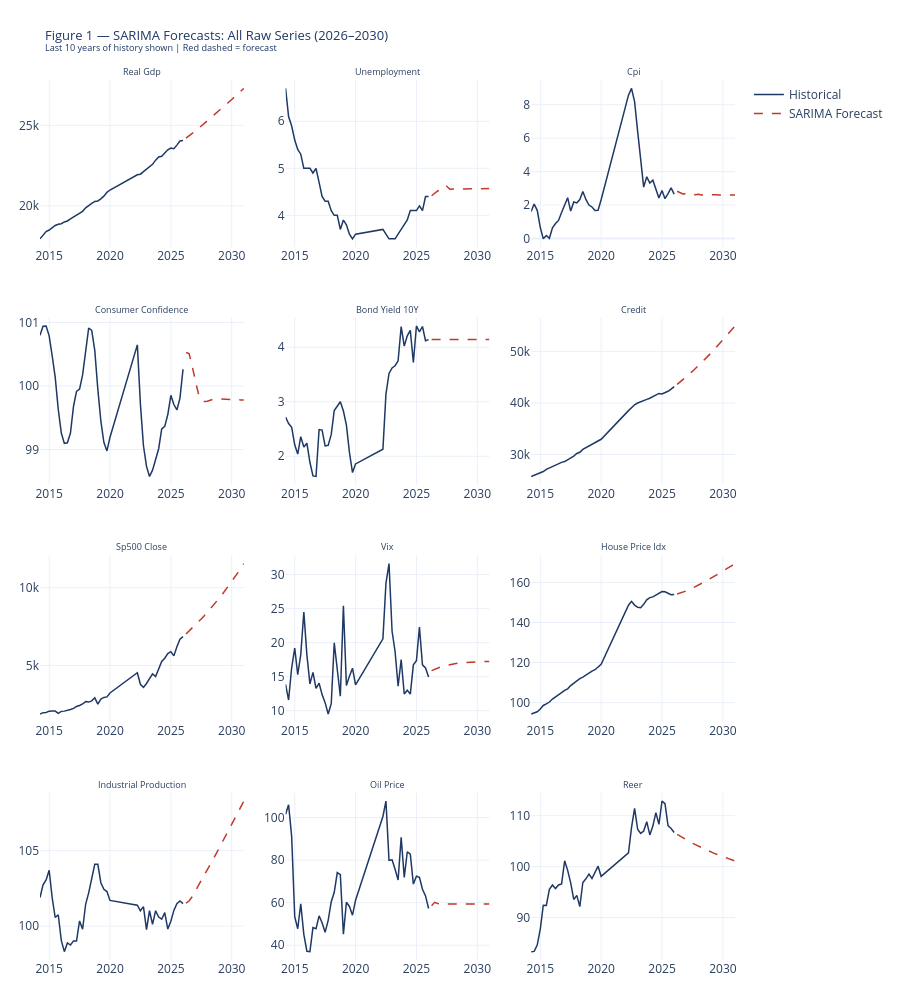

Notebook code cell kept with this figure:
### Markdown cell above
## **3: Derive Transformed Variables**
___
Reconstructs derived variables (YoY growth rates, log returns, first
differences) from the raw SARIMA forecasts. Derived variables require
historical context for the YoY/QoQ calculations — the historical raw series
is concatenated with the forecast period before computing each transformation.

**Why derive rather than forecast directly:**
Forecasting `us_gdp_yoy_growth` directly with SARIMA would treat it as an
independent series, ignoring its definitional relationship with `us_real_gdp`.
Deriving it from the GDP forecast preserves that relationship and ensures
internal consistency between the raw and derived forecasts.

**Output:** Derived variables are appended directly to `forecast_raw` in
memory and passed to Section 4 for assembly into the regressor dataset.

### Code cell
# ── Build forecast date index ─────────────────────────────────────────────────
last_date    = df_hist.index[-1]
forecast_idx = pd.date_range(
    start=last_date + pd.DateOffset(months=3),
    periods=N_PERIODS,
    freq='QE'
)

# ── Assemble raw forecasts ────────────────────────────────────────────────────
forecast_raw = pd.DataFrame(index=forecast_idx)
for col in RAW_TO_FORECAST:
    if col in results:
        # np.asarray() -> positional assignment. Dropping COVID rows kills the
        # index frequency, so the fitted model returns forecasts on an INTEGER
        # index; assigning the raw Series would align on index -> silent all-NaN.
        forecast_raw[col] = np.asarray(results[col]['forecast'])

# ── Reconstruct derived variables ─────────────────────────────────────────────
# Concatenate historical raw series with forecast period so that YoY/QoQ
combined = pd.concat([df_hist[RAW_TO_FORECAST], forecast_raw])

def build_derived(combined, source_col, method, periods, forecast_idx):
    """Compute a derived variable and slice out the forecast period."""
    if method == 'pct_change_yoy':
        return (combined[source_col].pct_change(periods) * 100).loc[forecast_idx]
    elif method == 'pct_change_qoq':
        return (combined[source_col].pct_change(periods) * 100).loc[forecast_idx]
    elif method == 'diff':
        return combined[source_col].diff(periods).loc[forecast_idx]
    elif method == 'log_diff':
        return np.log(combined[source_col]).diff(periods).loc[forecast_idx]
    else:
        raise ValueError(f'Unknown method: {method}')

for out_col, (src_col, method, periods) in DERIVED_VARS.items():
    forecast_raw[out_col] = build_derived(combined, src_col, method, periods, forecast_idx)

# ── Preview derived variables ────────────────────────────────────────────────
print(f'Derived variables constructed: {list(DERIVED_VARS.keys())}')
print(f'forecast_raw shape: {forecast_raw.shape}')
nan_counts = forecast_raw.isna().sum()
nan_cols   = nan_counts[nan_counts > 0]
if len(nan_cols) == 0:
    print('  No NaN values.')
else:
    print(f'  NaN values: {nan_cols.to_dict()}')

# ── Plot: all raw forecasts ───────────────────────────────────────────────────
n_cols = 3
n_rows = int(np.ceil(len(RAW_TO_FORECAST) / n_cols))

fig = make_subplots(
    rows=n_rows, cols=n_cols,
    subplot_titles=[c.replace('us_', '').replace('_', ' ').title()
                    for c in RAW_TO_FORECAST],
    vertical_spacing=0.08, horizontal_spacing=0.06
)

for i, col in enumerate(RAW_TO_FORECAST):
    r, c = i // n_cols + 1, i % n_cols + 1
    hist_series = df_hist[col].dropna()
    fc_vals     = forecast_raw[col]

    fig.add_trace(go.Scatter(
        x=hist_series.index[-40:], y=hist_series.values[-40:],
        mode='lines', line=dict(color=NAVY, width=1.5),
        showlegend=(i == 0), name='Historical'), row=r, col=c)

    fig.add_trace(go.Scatter(
        x=fc_vals.index, y=fc_vals.values,
        mode='lines', line=dict(color=RED, width=1.5, dash='dash'),
        showlegend=(i == 0), name='SARIMA Forecast'), row=r, col=c)

fig.update_layout(
    title=dict(
        text='Figure 1 — SARIMA Forecasts: All Raw Series (2026–2030)<br>'
             '<sup>Last 10 years of history shown | Red dashed = forecast</sup>',
        font=dict(size=13, color=NAVY)),
    template=TEMPLATE, height=n_rows * 250,
    margin=dict(t=80, b=40, l=40, r=20))
fig.update_annotations(font_size=9)
fig.show()
